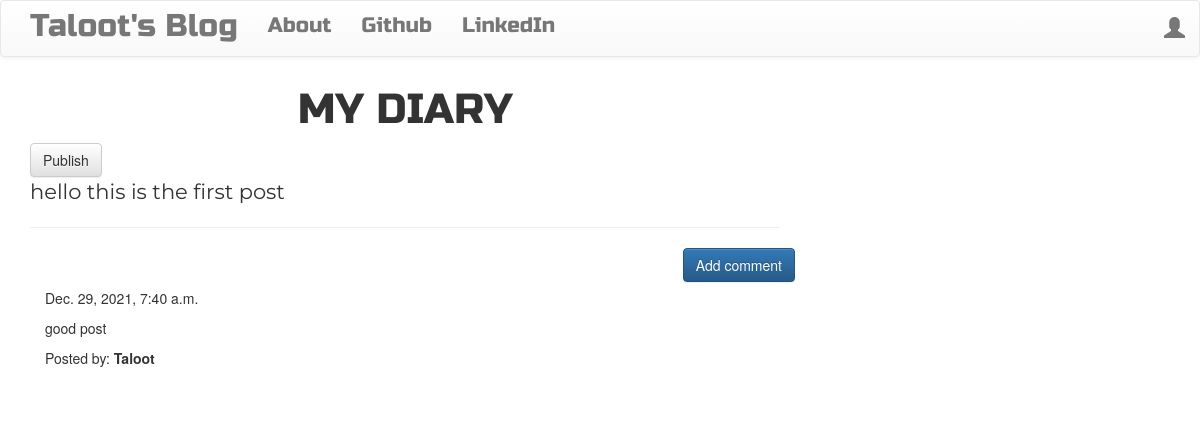
The app's page /post/1/ with its own data.
### blog/models.py (models this page shows, shortened)
class Post(models.Model):
    author = models.ForeignKey('auth.User', on_delete=models.DO_NOTHING)
    title = models.CharField(max_length=200)
    text = models.TextField()
    created_date = models.DateTimeField(default=timezone.now)
    published_date = models.DateTimeField(blank=True, null=True)

class Comment(models.Model):
    post = models.ForeignKey(
        'blog.Post', related_name='comments', on_delete=models.DO_NOTHING)
    author = models.CharField(max_length=200)
    text = models.TextField()
    created_date = models.DateTimeField(default=timezone.now)
    approved_comment = models.BooleanField(default=False)

### blog/views.py (the view)
# urls.py: url(r'^post/(?P<pk>\d+)/$', views.PostDetailView.as_view(), name='post_detail'),
class PostDetailView(DetailView):
    model = Post

### blog/templates/blog/post_detail.html (shortened to what this page needs)
{% extends 'blog/base.html' %}
{% block content %}
        <h1 class='posttitle loader'>{{ post.title }}</h1>
        {% if post.published_date %}
            <div class="date postdate">
                {{ post.published_date }}
            </div>
        {% else %}
            <a class="btn btn-default" href="{% url 'post_publish' pk=post_pk %}">Publish</a>
        {% endif %}
      <p class='postcontent' >{{ post.text|safe|linebreaksbr }}</p>
  <hr>
  <a class="btn btn-primary btn-comment" href="{% url 'add_comment_to_post' pk=post.pk %}">Add comment</a>
  <div class="container">
  {% for comment in post.comments.all %}
  <br>
      {% if user.is_authenticated or comment.approved_comment %}
              {{ comment.created_date }}
          <p>{{ comment.text|safe|linebreaks }}</p>
          <p>Posted by: <strong>{{ comment.author }}</strong></p>
      {% endif %}
  {% empty %}
      <p>No comments posted.</p>
  {% endfor %}
</div>
{% endblock %}

### blog/static/css/blog.css (style rules this page uses)
.posttitle { font-family: 'Russo One', sans-serif; font-size: 3em; text-align: center; }
.postcontent { font-family: 'Montserrat'; font-size: 1.5em; }
.btn-comment { position: absolute; right: 0px; }
.loader { filter:hue-rotate(0deg); color: linear-gradient(45deg,#0f8,#08f); animation:hue 5000ms infinite linear; }

### records on screen
Post: title "MY DIARY", text "hello this is the first post"
Comment: created_date "Dec. 29, 2021, 7:40 a.m.", text "good post", author "Taloot"
